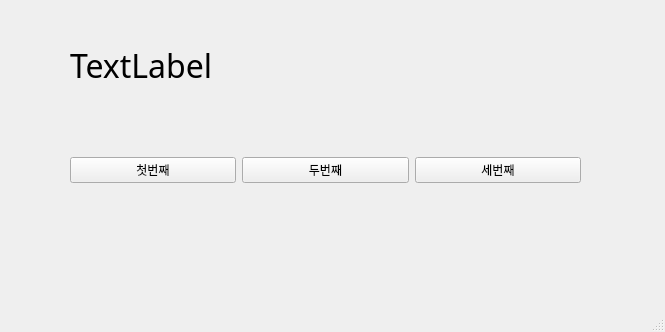
<?xml version="1.0" encoding="UTF-8"?>
<ui version="4.0">
 <class>MainWindow</class>
 <widget class="QMainWindow" name="MainWindow">
  <property name="geometry">
   <rect>
    <x>0</x>
    <y>0</y>
    <width>665</width>
    <height>332</height>
   </rect>
  </property>
  <property name="windowTitle">
   <string>MainWindow</string>
  </property>
  <widget class="QWidget" name="centralwidget">
   <widget class="QWidget" name="horizontalLayoutWidget">
    <property name="geometry">
     <rect>
      <x>70</x>
      <y>120</y>
      <width>511</width>
      <height>101</height>
     </rect>
    </property>
    <layout class="QHBoxLayout" name="horizontalLayout">
     <item>
      <widget class="QPushButton" name="pushButton">
       <property name="text">
        <string>첫번째</string>
       </property>
      </widget>
     </item>
     <item>
      <widget class="QPushButton" name="pushButton_2">
       <property name="text">
        <string>두번째</string>
       </property>
      </widget>
     </item>
     <item>
      <widget class="QPushButton" name="pushButton_3">
       <property name="text">
        <string>세번째</string>
       </property>
      </widget>
     </item>
    </layout>
   </widget>
   <widget class="QLabel" name="label">
    <property name="geometry">
     <rect>
      <x>70</x>
      <y>40</y>
      <width>511</width>
      <height>51</height>
     </rect>
    </property>
    <property name="font">
     <font>
      <family>맑은 고딕</family>
      <pointsize>24</pointsize>
      <weight>50</weight>
      <bold>false</bold>
     </font>
    </property>
    <property name="text">
     <string>TextLabel</string>
    </property>
   </widget>
  </widget>
  <widget class="QMenuBar" name="menubar">
   <property name="geometry">
    <rect>
     <x>0</x>
     <y>0</y>
     <width>665</width>
     <height>21</height>
    </rect>
   </property>
  </widget>
  <widget class="QStatusBar" name="statusbar"/>
 </widget>
 <resources/>
 <connections>
  <connection>
   <sender>pushButton</sender>
   <signal>clicked()</signal>
   <receiver>MainWindow</receiver>
   <slot>firstClick()</slot>
   <hints>
    <hint type="sourcelabel">
     <x>155</x>
     <y>188</y>
    </hint>
    <hint type="destinationlabel">
     <x>168</x>
     <y>238</y>
    </hint>
   </hints>
  </connection>
  <connection>
   <sender>pushButton_2</sender>
   <signal>clicked()</signal>
   <receiver>MainWindow</receiver>
   <slot>secondClick()</slot>
   <hints>
    <hint type="sourcelabel">
     <x>320</x>
     <y>189</y>
    </hint>
    <hint type="destinationlabel">
     <x>352</x>
     <y>237</y>
    </hint>
   </hints>
  </connection>
  <connection>
   <sender>pushButton_3</sender>
   <signal>clicked()</signal>
   <receiver>MainWindow</receiver>
   <slot>thirdClick()</slot>
   <hints>
    <hint type="sourcelabel">
     <x>510</x>
     <y>189</y>
    </hint>
    <hint type="destinationlabel">
     <x>529</x>
     <y>236</y>
    </hint>
   </hints>
  </connection>
 </connections>
 <slots>
  <slot>firstClick()</slot>
  <slot>secondClick()</slot>
  <slot>thirdClick()</slot>
 </slots>
</ui>
